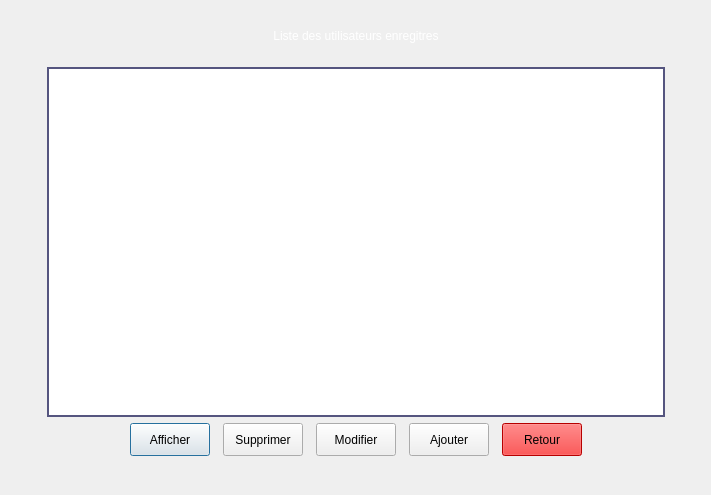
<?xml version="1.0" encoding="UTF-8"?>
<ui version="4.0">
 <class>reinscription</class>
 <widget class="QDialog" name="utilisateurs">
  <property name="geometry">
   <rect>
    <x>0</x>
    <y>0</y>
    <width>711</width>
    <height>495</height>
   </rect>
  </property>
  <property name="windowTitle">
   <string>Utilisateurs</string>
  </property>
  <layout class="QGridLayout" name="gridLayout">
   <item row="0" column="1">
    <spacer name="verticalSpacer_2">
     <property name="orientation">
      <enum>Qt::Vertical</enum>
     </property>
     <property name="sizeHint" stdset="0">
      <size>
       <width>20</width>
       <height>13</height>
      </size>
     </property>
    </spacer>
   </item>
   <item row="1" column="1" rowspan="2">
    <layout class="QVBoxLayout" name="verticalLayout">
     <item>
      <widget class="QLabel" name="label">
       <property name="minimumSize">
        <size>
         <width>0</width>
         <height>50</height>
        </size>
       </property>
       <property name="maximumSize">
        <size>
         <width>16777215</width>
         <height>50</height>
        </size>
       </property>
       <property name="styleSheet">
        <string notr="true">QLabel{
	color: #fff;
	font: 81 11pt &quot;Fira Sans Compressed ExtraBold&quot;;
}
</string>
       </property>
       <property name="text">
        <string>Liste des utilisateurs enregitres</string>
       </property>
       <property name="alignment">
        <set>Qt::AlignCenter</set>
       </property>
      </widget>
     </item>
     <item>
      <widget class="QTableView" name="vue">
       <property name="minimumSize">
        <size>
         <width>618</width>
         <height>350</height>
        </size>
       </property>
       <property name="maximumSize">
        <size>
         <width>618</width>
         <height>16777215</height>
        </size>
       </property>
       <property name="styleSheet">
        <string notr="true">QTableView{
	border: 2px solid rgb(85, 85, 127);
	background-color: #fff;
	color: black;
}</string>
       </property>
      </widget>
     </item>
     <item>
      <layout class="QHBoxLayout" name="horizontalLayout">
       <item>
        <spacer name="horizontalSpacer">
         <property name="orientation">
          <enum>Qt::Horizontal</enum>
         </property>
         <property name="sizeHint" stdset="0">
          <size>
           <width>40</width>
           <height>20</height>
          </size>
         </property>
        </spacer>
       </item>
       <item>
        <widget class="QPushButton" name="Afficher">
         <property name="styleSheet">
          <string notr="true">QPushButton{
	height: 25px;
	font: 81 11pt &quot;Fira Sans Compressed ExtraBold&quot;;
}</string>
         </property>
         <property name="text">
          <string>Afficher</string>
         </property>
        </widget>
       </item>
       <item>
        <spacer name="horizontalSpacer_2">
         <property name="orientation">
          <enum>Qt::Horizontal</enum>
         </property>
         <property name="sizeType">
          <enum>QSizePolicy::Fixed</enum>
         </property>
         <property name="sizeHint" stdset="0">
          <size>
           <width>7</width>
           <height>20</height>
          </size>
         </property>
        </spacer>
       </item>
       <item>
        <widget class="QPushButton" name="supprimer">
         <property name="styleSheet">
          <string notr="true">QPushButton{
	height: 25px;
	font: 81 11pt &quot;Fira Sans Compressed ExtraBold&quot;;
}</string>
         </property>
         <property name="text">
          <string>Supprimer</string>
         </property>
        </widget>
       </item>
       <item>
        <spacer name="horizontalSpacer_3">
         <property name="orientation">
          <enum>Qt::Horizontal</enum>
         </property>
         <property name="sizeType">
          <enum>QSizePolicy::Fixed</enum>
         </property>
         <property name="sizeHint" stdset="0">
          <size>
           <width>7</width>
           <height>20</height>
          </size>
         </property>
        </spacer>
       </item>
       <item>
        <widget class="QPushButton" name="modifier">
         <property name="styleSheet">
          <string notr="true">QPushButton{
	height: 25px;
	font: 81 11pt &quot;Fira Sans Compressed ExtraBold&quot;;
}</string>
         </property>
         <property name="text">
          <string>Modifier</string>
         </property>
        </widget>
       </item>
       <item>
        <spacer name="horizontalSpacer_4">
         <property name="orientation">
          <enum>Qt::Horizontal</enum>
         </property>
         <property name="sizeType">
          <enum>QSizePolicy::Fixed</enum>
         </property>
         <property name="sizeHint" stdset="0">
          <size>
           <width>7</width>
           <height>20</height>
          </size>
         </property>
        </spacer>
       </item>
       <item>
        <widget class="QPushButton" name="ajouter">
         <property name="styleSheet">
          <string notr="true">QPushButton{
	height: 25px;
	font: 81 11pt &quot;Fira Sans Compressed ExtraBold&quot;;
}</string>
         </property>
         <property name="text">
          <string>Ajouter</string>
         </property>
        </widget>
       </item>
       <item>
        <spacer name="horizontalSpacer_5">
         <property name="orientation">
          <enum>Qt::Horizontal</enum>
         </property>
         <property name="sizeType">
          <enum>QSizePolicy::Fixed</enum>
         </property>
         <property name="sizeHint" stdset="0">
          <size>
           <width>7</width>
           <height>20</height>
          </size>
         </property>
        </spacer>
       </item>
       <item>
        <widget class="QPushButton" name="logout">
         <property name="styleSheet">
          <string notr="true">QPushButton{
	height: 25px;
	font: 81 Italic 11pt &quot;Fira Sans Compressed ExtraBold&quot;;
	color: black;
	background-color: red;
}

QpushButton:pressed{
	background-color: rgb(182, 7, 7);
}</string>
         </property>
         <property name="text">
          <string>Retour</string>
         </property>
        </widget>
       </item>
       <item>
        <spacer name="horizontalSpacer_6">
         <property name="orientation">
          <enum>Qt::Horizontal</enum>
         </property>
         <property name="sizeHint" stdset="0">
          <size>
           <width>40</width>
           <height>20</height>
          </size>
         </property>
        </spacer>
       </item>
      </layout>
     </item>
    </layout>
   </item>
   <item row="1" column="2">
    <spacer name="horizontalSpacer_8">
     <property name="orientation">
      <enum>Qt::Horizontal</enum>
     </property>
     <property name="sizeHint" stdset="0">
      <size>
       <width>21</width>
       <height>20</height>
      </size>
     </property>
    </spacer>
   </item>
   <item row="2" column="0">
    <spacer name="horizontalSpacer_7">
     <property name="orientation">
      <enum>Qt::Horizontal</enum>
     </property>
     <property name="sizeHint" stdset="0">
      <size>
       <width>34</width>
       <height>20</height>
      </size>
     </property>
    </spacer>
   </item>
   <item row="3" column="1">
    <spacer name="verticalSpacer">
     <property name="orientation">
      <enum>Qt::Vertical</enum>
     </property>
     <property name="sizeHint" stdset="0">
      <size>
       <width>20</width>
       <height>84</height>
      </size>
     </property>
    </spacer>
   </item>
  </layout>
 </widget>
 <resources/>
 <connections/>
</ui>
